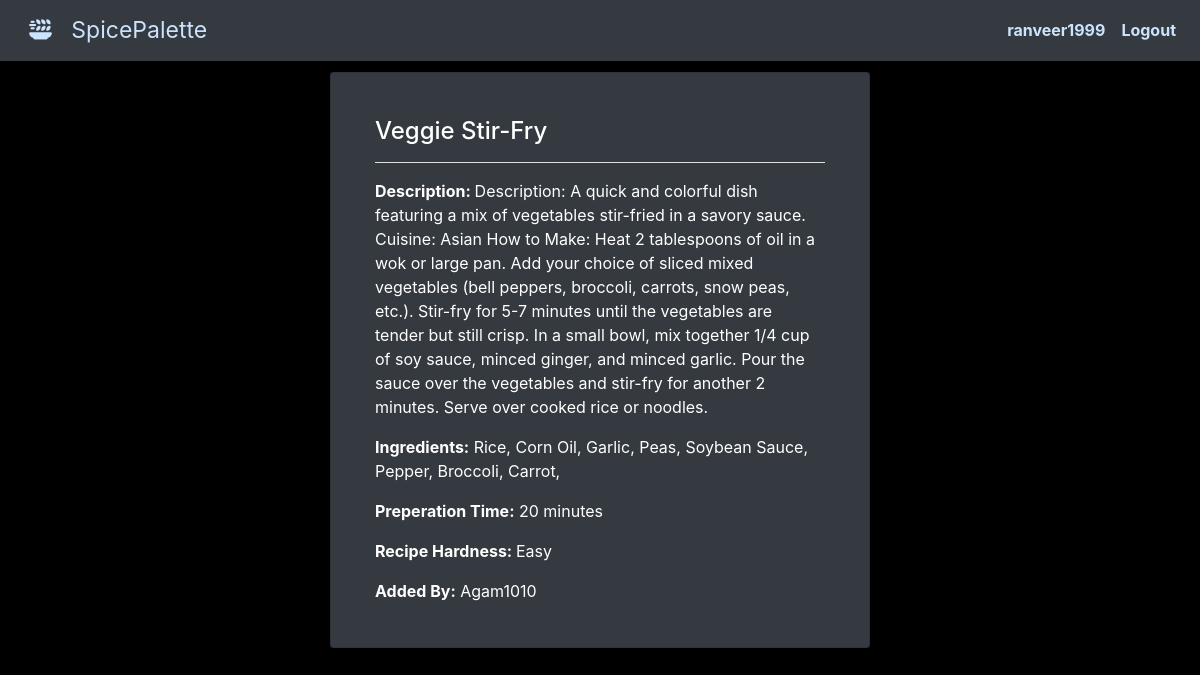
Page /recipe_full/20/ (signed in) on the committed database.
### recipeapp/models.py (models this page shows, shortened)
class Recipe(models.Model):
    user=models.ForeignKey(User,on_delete=models.CASCADE,null=True, blank=True)  #SET_DEFAULT : default vales are written SET_NULL using this instead of getting deleted we get NULL values
    recipe_name=models.CharField(max_length=100)
    recipe_description=models.TextField()
    recipe_image=models.ImageField(upload_to="images_db")
    recipe_view_count=models.IntegerField(default=0)
    recipe_hardness=models.CharField(max_length=100,default='Professional')
    recipe_time=models.IntegerField(default=60, blank=True, null=True) #amount of time in minutes
    recipe_cuisine=models.CharField(cuisine,blank=True, default='earth',max_length=50)
    recipe_ingredient = models.ManyToManyField(ingredientItem,  blank=True)
    recipe_private=models.BooleanField(default=False)

class ingredientItem(models.Model):
    name = models.CharField(max_length=50)

### recipeapp/views.py (the view)
# urls.py: path('recipe_full/<id>/',recipe_full,name="recipe_full"),
def recipe_full(request,id):
    queryset=Recipe.objects.all().get(id=id)
    context={
             'page':'recipe_full',
             'obj':queryset,
            }
    return render(request,'recipeapp/recipe_full.html',context)

### recipeapp/templates/recipeapp/recipe_full.html (shortened to what this page needs)
{% extends "base.html" %}
{% block start%}
<div class="container">
    <div class="row justify-content-center">
        <div class="col-md-6">
            <div class="card bg-dark text-white p-4">
                <div class="card-body">
                    <h4 class="card-title">{{obj.recipe_name}}</h4>
                    <hr class="bg-light">
                    <p class="card-text justify-content-around"><strong>Description: </strong> {{obj.recipe_description}}</p>
                    <p class="card-text"><strong>Ingredients:</strong>
                        {% for ingredient in obj.recipe_ingredient.all %}
                        {{ ingredient.name }},
                        {% endfor %}</p>
                    <p class="card-text"><strong>Preperation Time:</strong> {{obj.recipe_time}} minutes</p>
                    <p class="card-text"><strong>Recipe Hardness: </strong> {{obj.recipe_hardness}}</p>
                    <p class="card-text"><strong>Added By:</strong> {{obj.user}}</p>
                </div>
            </div>
        </div>
    </div>
</div>
<br>
{% endblock  %}

### recipeapp/templates/header.html (shortened to what this page needs)
{% load static %}
<nav class="navbar navbar-expand-lg navbar-dark bg-dark fixed-top">
  <a class="navbar-brand " style="color: var(--primary-color); font-size: min(23px,3.5vw);" href="/"> &nbsp; <i class="fa-solid fa-plate-wheat" style="color: var(--primary-color);"></i></i>   &nbsp;  SpicePalette</a>
    <div class="collapse navbar-collapse" id="navbarNav">
      <ul class="navbar-nav ml-auto" >
        {% if request.user.is_authenticated %}
        <li class="nav-item">
          <a class="nav-link"  style="color: var(--primary-color); font-weight: bold;" href="/user_profile/">{{request.user.username}}</a>
        </li>
        <li class="nav-item dropdown">
          <a class="nav-link"  style="color: var(--primary-color);font-weight: bold;" href="/logout/"  role="button"  aria-haspopup="true" aria-expanded="false">Logout</a>
        </li>
        {% else %}
        <li class="nav-item dropdown">
            <a class="nav-link"  style="color: var(--primary-color); font-weight: bold;" href="/login/"  role="button"  aria-haspopup="true" aria-expanded="false">Login</a>
          </li>
        {% endif %}
      </ul>
    </div>
  </nav>
 <br>
 <br>
 <br>

### recipeapp/templates/base.html (style rules this page uses)
:root { --primary-color: #cbe3fc; --text-color: #ffffff; --background-color: #000000; }
body { background-color: #000; color: #cbe3fc; }

### rows in the picture
Recipe: recipe_name "Veggie Stir-Fry", recipe_description "Description: A quick and colorful dish featuring a mix of vegetables stir-fried in a savory sauce. Cuisine: Asian How to Make: Heat 2 tablespoons of oil in a wok or large pan. Add your choice of sliced mixed vegetables (bell peppers, broccoli, carrots, snow peas, etc.). Stir-fry for 5-7 minutes until the vegetables are tender but still crisp. In a small bowl, mix together 1/4 cup of soy sauce, minced ginger, and minced garlic. Pour the sauce over the vegetables and stir-fry for another 2 minutes. Serve over cooked rice or noodles.", recipe_time "20", recipe_hardness "Easy", user "Agam1010"
ingredientItem: name "Rice"
ingredientItem: name "Corn Oil"
ingredientItem: name "Garlic"
ingredientItem: name "Peas"
ingredientItem: name "Soybean Sauce"
ingredientItem: name "Pepper"
ingredientItem: name "Broccoli"
ingredientItem: name "Carrot"

### other values in the picture
{{ request.user.username }} "ranveer1999"
